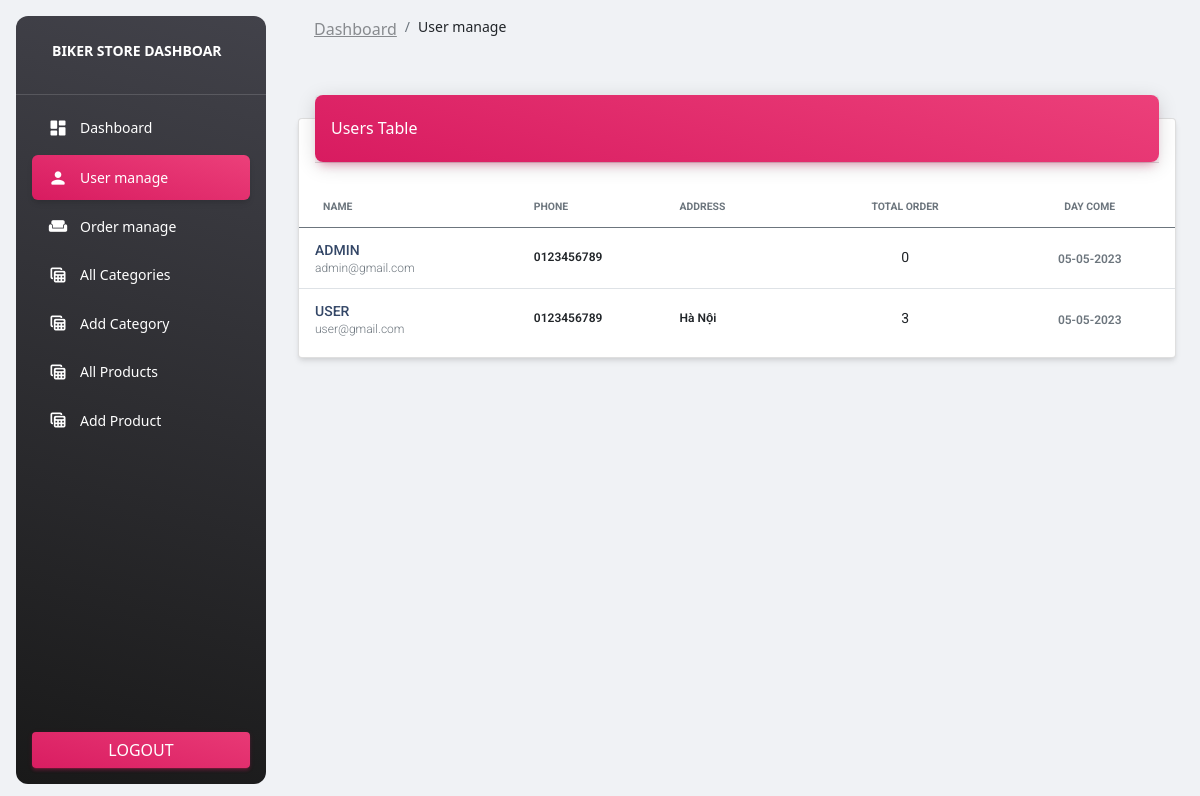
Screenshot of /admin/user.php (signed in) with the database file from the repository.
### tables this page shows
CREATE TABLE `users` (
  `id` int(11) NOT NULL,
  `name` varchar(191) NOT NULL,
  `email` varchar(191) NOT NULL,
  `phone` varchar(15) NOT NULL,
  `address` varchar(191) DEFAULT NULL,
  `password` varchar(191) NOT NULL,
  `role_as` tinyint(4) NOT NULL DEFAULT 0,
  `code` varchar(191) DEFAULT NULL,
  `creat_at` timestamp NOT NULL DEFAULT current_timestamp()
);

### functions/myfunctions.php (called while the page is built, shortened)
<?php
include("../config/dbcon.php");
function getAllUsers($page = 0)
{
    global $conn;
    $query = "SELECT `users`.*, COUNT(`order_detail`.`id`) AS `total_buy` FROM `users`
            LEFT JOIN `order_detail` ON `users`.`id` = `order_detail`.`user_id`
            GROUP BY `users`.`id`
            ORDER BY `users`.`creat_at` DESC";
    return $query_run = mysqli_query($conn, $query);
}

### admin/user.php (the view, shortened to what this page needs)
<?php
include("../admin/includes/header.php");
$users = getAllUsers(1);
?>
<body>
    <div class="container-fluid">
        <div class="row">
            <div class="col-12">
                <div class="card my-4">
                    <div class="card-header p-0 position-relative mt-n4 mx-3 z-index-2">
                        <div class="bg-gradient-primary shadow-primary border-radius-lg pt-4 pb-3">
                            <h6 class="text-white text-capitalize ps-3">Users table</h6>
                        </div>
                    </div>
                    <div class="card-body px-0 pb-2">
                        <div class="table-responsive p-0">
                            <table class="table align-items-center mb-0">
                                <thead>
                                    <tr>
                                        <th class="text-uppercase text-secondary text-xxs font-weight-bolder opacity-10">Name</th>
                                        <th class="text-uppercase text-secondary text-xxs font-weight-bolder opacity-10 ps-2">Phone</th>
                                        <th class="text-uppercase text-secondary text-xxs font-weight-bolder opacity-10 ps-2">Address</th>
                                        <th class="text-center text-uppercase text-secondary text-xxs font-weight-bolder opacity-10">Total order</th>
                                        <th class="text-center text-uppercase text-secondary text-xxs font-weight-bolder opacity-10">Day come</th>
                                    </tr>
                                </thead>
                                <tbody>
                                    <?php foreach($users as $user) { ?>
                                        <tr>
                                            <td>
                                                <div class="d-flex px-2 py-1">
                                                    <div class="d-flex flex-column justify-content-center">
                                                        <h6 class="mb-0 text-sm"><?= $user['name'] ?></h6>
                                                        <p class="text-xs text-secondary mb-0"><?= $user['email'] ?></p>
                                                    </div>
                                                </div>
                                            </td>
                                            <td>
                                                <p class="text-xs font-weight-bold mb-0">
                                                <?= $user['phone']?>
                                                </p>
                                            </td>
                                            <td>
                                                <p class="text-xs font-weight-bold mb-0">
                                                    <?= $user['address']?>
                                                </p>
                                            </td>
                                            <td class="align-middle text-center text-sm">
                                                <?= $user['total_buy']?>
                                            </td>
                                            <td class="align-middle text-center">
                                                <span class="text-secondary text-xs font-weight-bold">
                                                    <?= date('d-m-Y', strtotime($user['creat_at'])); ?>
                                                </span>
                                            </td>
                                        </tr>
                                    <?php } ?>
                                </tbody>
                            </table>
                        </div>
                    </div>
                </div>
            </div>
        </div>
    </div>
</body>

### rows the page displays
users: name "ADMIN", email "admin@gmail.com", phone "0123456789", total_buy "0", creat_at "05-05-2023"
users: name "USER", email "user@gmail.com", phone "0123456789", address "Hà Nội", total_buy "3", creat_at "05-05-2023"
